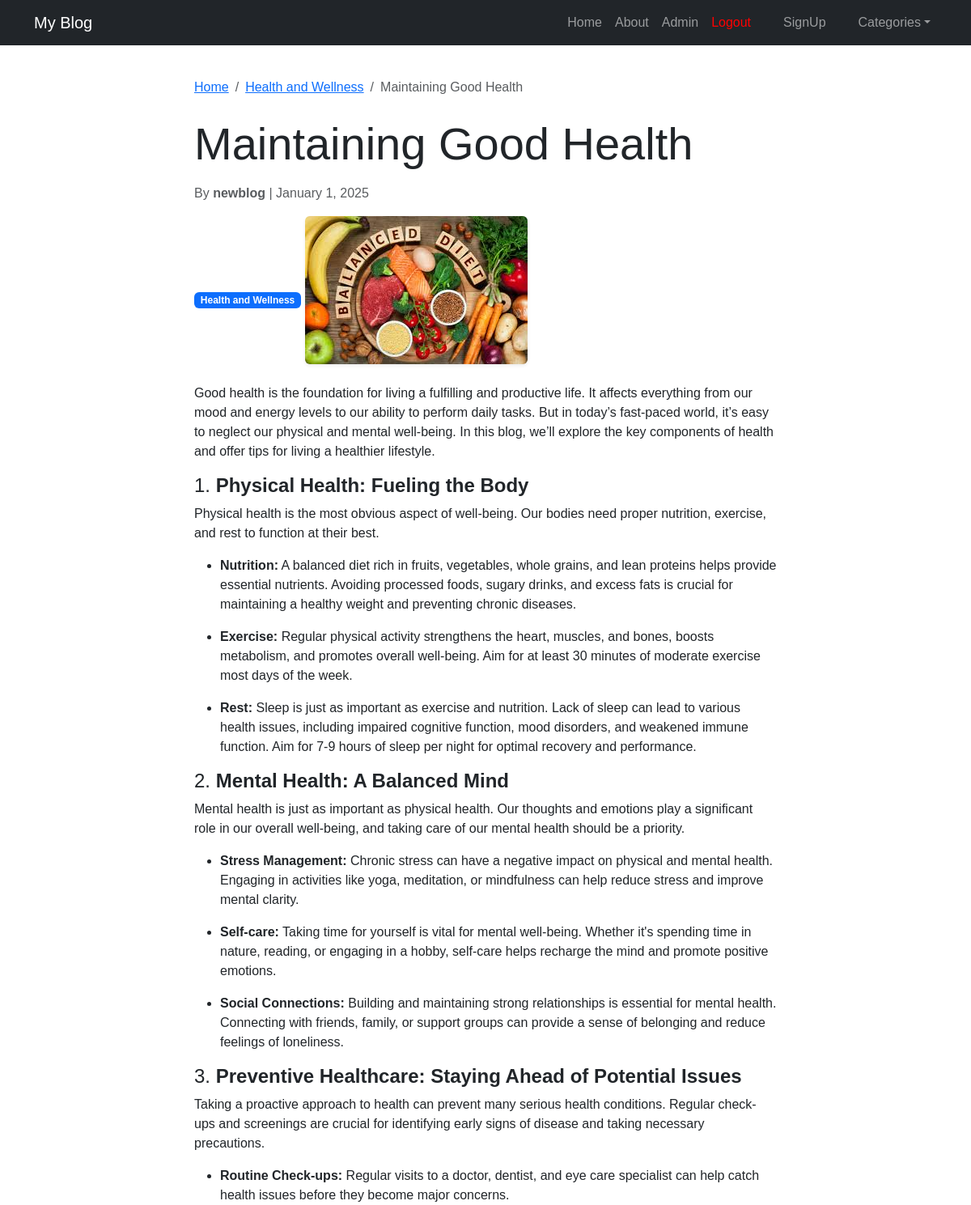
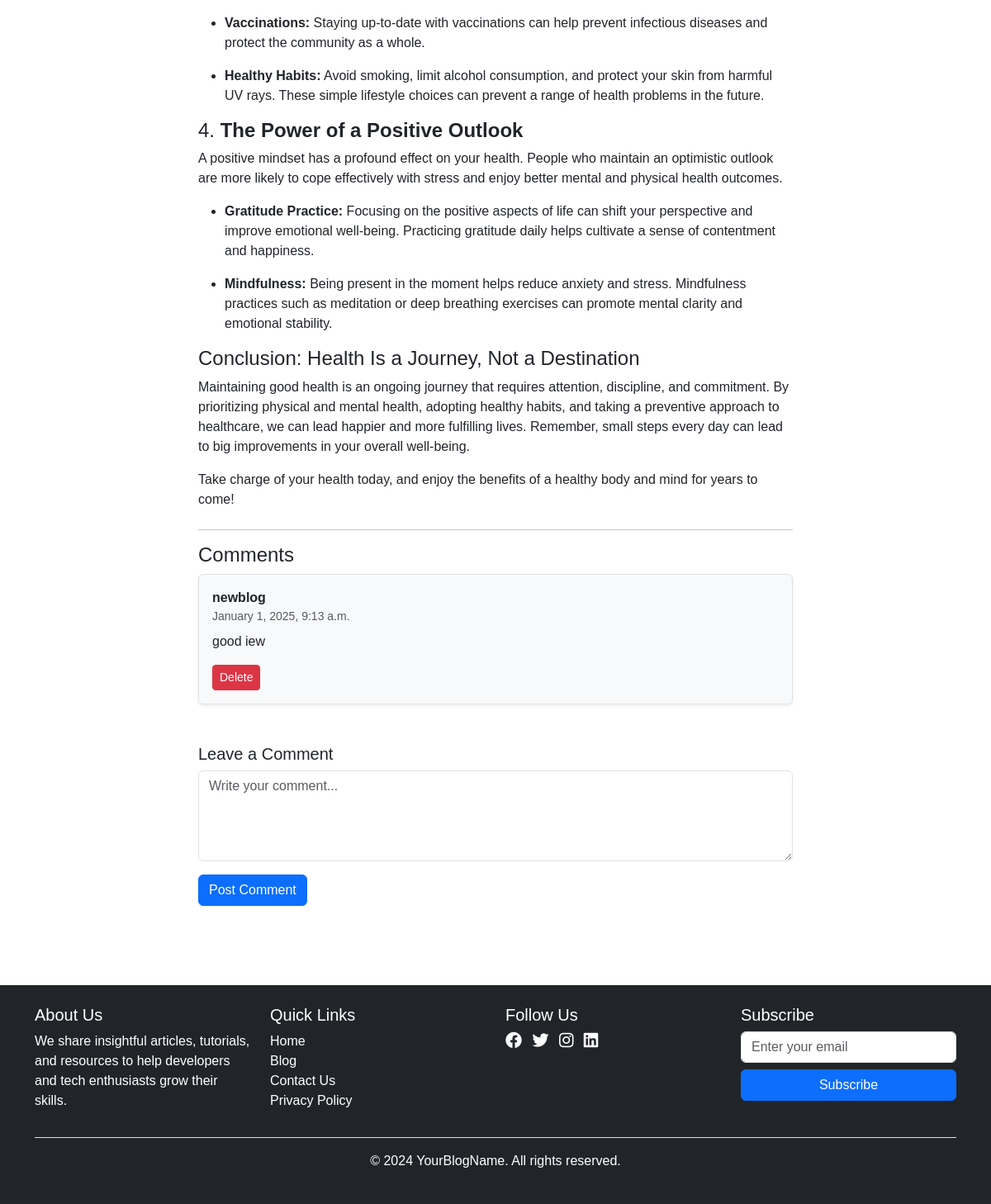
Page /6/health/ (signed in) on the committed database (2 pictures, top to bottom).
### blog/models.py (models this page shows, shortened)
class Post(models.Model):
    title = models.CharField(max_length=255)
    slug = models.SlugField(unique=True)
    author = models.ForeignKey(User, on_delete=models.CASCADE)
    category = models.ForeignKey(Category, on_delete=models.CASCADE)
    content =  HTMLField()
    post_image = models.ImageField(upload_to='post_images/', null=True, blank=True)
    published_date = models.DateTimeField(auto_now_add=True)
    updated_date = models.DateTimeField(auto_now=True)
    is_published = models.BooleanField(default=False)

class Category(models.Model):
    name = models.CharField(max_length=255)
    slug = models.SlugField(unique=True)
    image = models.ImageField(upload_to='category_images/', blank=True, null=True)
    description = models.TextField(blank=True, null=True)

### comments/models.py (models this page shows, shortened)
class Comment(models.Model):
    post = models.ForeignKey(Post, on_delete=models.CASCADE, related_name='comments')
    author = models.ForeignKey(User, on_delete=models.CASCADE)
    content = models.TextField()
    created_at = models.DateTimeField(auto_now_add=True)

### blog/views.py (the view)
# urls.py: path('<int:pk>/<slug:slug>/', views.PostDetailView.as_view(), name='post_detail'),
class PostDetailView(DetailView):
    model = Post
    template_name = 'blog/post_detail.html'
    context_object_name = 'post'
    def get_context_data(self, **kwargs):
        context = super().get_context_data(**kwargs)
        context['comments'] = self.object.comments.all()
        return context

### blog/templates/blog/post_detail.html (shortened to what this page needs)
{% extends 'base.html' %}
{% block content %}
<div class="container my-5">
    <div class="row">
        <div class="col-lg-8 mx-auto">
            <nav aria-label="breadcrumb" class="mb-4">
                <ol class="breadcrumb">
                    <li class="breadcrumb-item"><a href="/">Home</a></li>
                    <li class="breadcrumb-item">
                        <a href="{% url 'blog:category_data' slug=object.category.slug %}">{{ object.category.name }}</a>
                    </li>
                    <li class="breadcrumb-item active" aria-current="page">{{ object.title }}</li>
                </ol>
            </nav>
            <h1 class="display-4 mb-3">{{ object.title }}</h1>
            <p class="text-muted">
                By <strong>{{ object.author }}</strong> | {{ object.published_date|date:"F j, Y" }}
            </p>
            {% if object.category %}
            <p class="badge bg-primary">{{ object.category.name }}</p>
            {% endif %}
            {% if object.post_image %}
                <img src="{{ object.post_image.url }}" class="img-fluid rounded shadow-sm mb-4" alt="{{ object.title }}">
            {% endif %}
            <div class="blog-content mb-4">
                {{ object.content|safe }}
            </div>
            <hr>
            <div class="comments-section">
                <h2 class="h4">Comments</h2>
                {% if comments %}
                    <ul class="list-unstyled">
                        {% for comment in comments %}
                            <li class="mb-3">
                                <div class="border p-3 rounded bg-light shadow-sm">
                                    <strong>{{ comment.author }}</strong>
                                    <small class="text-muted d-block">{{ comment.created_at|date:"F j, Y, g:i a" }}</small>
                                    <p class="mt-2">{{ comment.content }}</p>
                                    {% if user == comment.author %}
                                        <a href="{% url 'comments:comment_delete' pk=comment.pk %}" class="btn btn-sm btn-danger">Delete</a>
                                    {% endif %}
                                </div>
                            </li>
                        {% endfor %}
                    </ul>
                {% else %}
                    <p class="text-muted">No comments yet. Be the first to comment!</p>
                {% endif %}
            </div>
            <div class="comment-form mt-5">
                <h4 class="h5">Leave a Comment</h4>
                <form method="POST" action="{% url 'comments:comment_add' post_id=object.pk %}">
                    <div class="mb-3">
                        <textarea class="form-control" name="content" rows="4" placeholder="Write your comment..." required></textarea>
                    </div>
                    <button type="submit" class="btn btn-primary">Post Comment</button>
                </form>
            </div>
        </div>
    </div>
</div>
{% endblock %}

### static/css/style.css (style rules this page uses)
body { margin: 0; font-family: Arial, sans-serif; }

### rows in the picture
Post: category.name "Health and Wellness", title "Maintaining Good Health", author "newblog", published_date "January 1, 2025", post_image (picture), content "Good health is the foundation for living a fulfilling and productive life. It affects everything from our mood and energy levels to our ability to perform daily tasks. But in today’s fast-paced world, it’s easy to neglect our physical and mental well-being. In this blog, we’ll explore the key components of health and offer tips for living a healthier lifestyle. 1. Physical Health: Fueling the Body Physical health is the most obvious aspect of well-being. Our bodies need proper nutrition, exercise, and rest to function at their best. Nutrition: A balanced diet rich in fruits, vegetables, whole grains, and lean proteins helps provide essential nutrients. Avoiding processed foods, sugary…"
Comment: author "newblog", created_at "January 1, 2025, 9:13 a.m.", content "good iew", shows "Delete"
